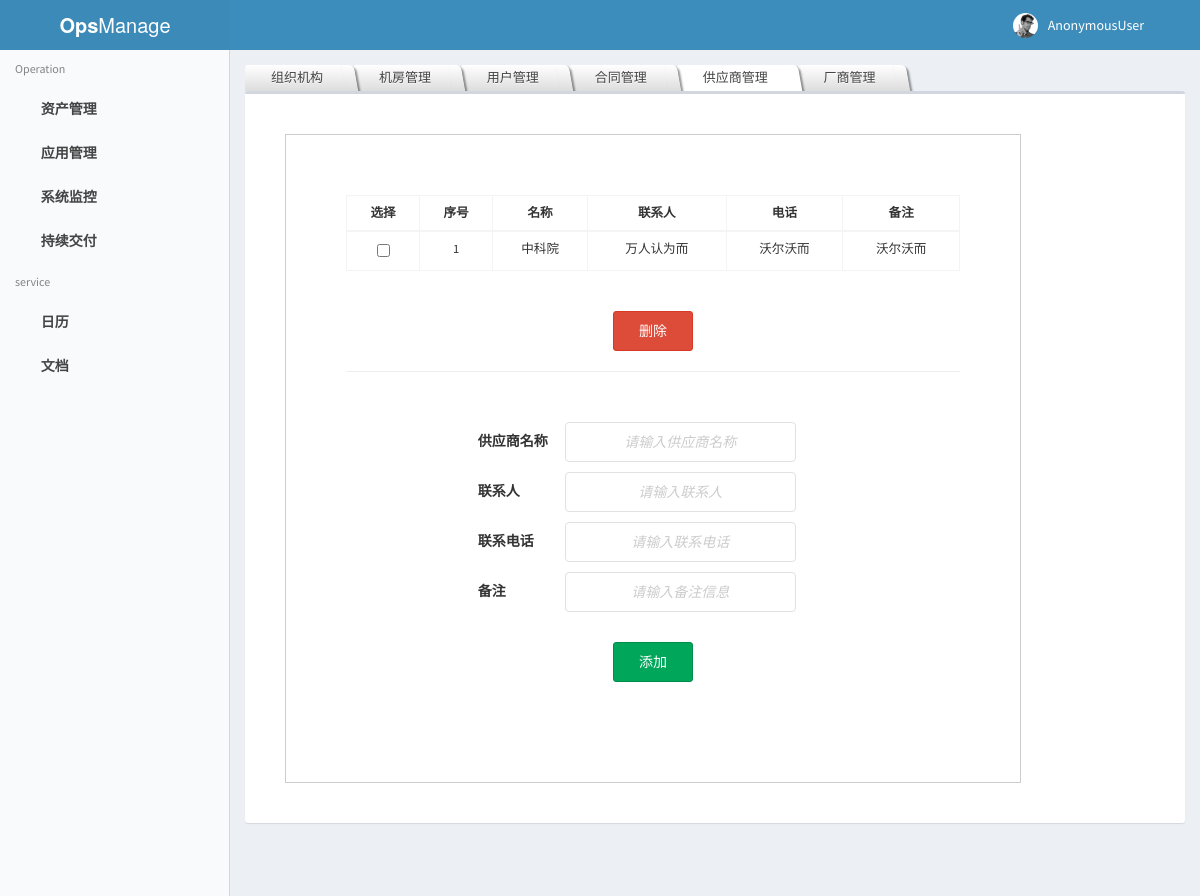
Screenshot of /cmdb/supplierManage with the database file from the repository.
### cmdb/models.py (models this page shows, shortened)
class Supplier(models.Model):
    supplier_name = models.CharField(max_length=64, unique=True, verbose_name='供应商名称')
    supplier_contacts = models.CharField(max_length=64, verbose_name='供应商联系人')
    supplier_phone = models.CharField(max_length=64, verbose_name='供应商电话')
    supplier_memo = models.CharField(max_length=64, blank=True, null=True, verbose_name='备注')
    class Meta:
        db_table = 'cmdb_supplier'
        verbose_name = '供应商'
        verbose_name_plural = verbose_name

### cmdb/views.py (the view)
def supplierManage(request):
    dsupplier = request.POST.getlist('delete_supplier')
    if len(dsupplier):
        for i in dsupplier:
            Supplier.objects.get(pk=i).delete()
    supplier = Supplier.objects.all()
    if request.user.is_superuser:
        Perm = 1
    else:
        Perm = 0
    context = {
        'USERNAME': str(request.user),
        'Perm': Perm,
        'supplier': supplier
    }
    return render(request, 'cmdb/basicData/supplierManage.html',context)

### templates/cmdb/basicData/supplierManage.html (shortened to what this page needs)
{% extends "base.html" %}
{% block css_block %}
    <link href="/static/dist/css/tab_css.css" type="text/css" rel="stylesheet">
    <link href="/static/css/form2.css" type="text/css" rel="stylesheet">
{% endblock css_block %}
{% block main_content %}
<ul  id="tabs">
    <li><a href="http://127.0.0.1:8000/cmdb/orgManage" >组织机构</a></li>
    <li><a href="http://127.0.0.1:8000/cmdb/idcManage" >机房管理</a></li>
    <li><a href="http://127.0.0.1:8000/cmdb/userManage" >用户管理</a></li>
    <li><a href="http://127.0.0.1:8000/cmdb/contractManage" >合同管理</a></li>
    <li id="selectedTab"><a href="http://127.0.0.1:8000/cmdb/supplierManage" >供应商管理</a></li>
    <li><a href="http://127.0.0.1:8000/cmdb/vendorManage" >厂商管理</a></li>
</ul>
<div class="row">
        <div class="col-xs-12">
            <div class="box">
                <div class="box-body">
                    <div id="supplierManage" >
                        <section id="getintouch">
                            <div class="container">
                                <form method="post" action="supplierManage">
                                    <table class="table table-bordered table-hover" style="font-size: 0.9em;">
                                        <thead>
                                        <tr>
                                            <th class="text-center">选择</th>
                                            <th class="text-center">序号</th>
                                            <th class="text-center">名称</th>
                                            <th class="text-center">联系人</th>
                                            <th class="text-center">电话</th>
                                            <th class="text-center">备注</th>
                                        </tr>
                                        </thead>
                                        <tbody>
                                        {% for i in supplier %}
                                            <tr>
                                                <td class="text-center"><input type="checkbox" name="delete_supplier" value="{{ i.pk }}"></td>
                                                <td class="text-center">{{ i.pk }}</td>
                                                <td class="text-center">{{ i.supplier_name }}</td>
                                                <td class="text-center">{{ i.supplier_contacts }}</td>
                                                <td class="text-center">{{ i.supplier_phone }}</td>
                                                <td class="text-center">{{ i.supplier_memo }}</td>
                                            </tr>
                                        {% endfor %}
                                        </tbody>
                                    </table>
                                    <div class="row  clearfix">
                                        <div class="span10 offset2" style="width: 100%">
                                            <input style="width: 80px;height: 40px;margin:0 auto;margin-top:20px;" type="submit"  class=" btn btn-block btn-danger " value="删除">
                                        </div>
                                    </div>
                                </form>
                                <hr>
                                <form class="contact" action="addSupplierSubmitM" method="post" id="form" style="padding: 30px;margin:0 auto;">
                                    <div class="row clearfix">
                                        <div class="ctrl" style="width: 60%;margin:0 auto;">
                                            <label>供应商名称</label>
                                            <input style="width: 66%;margin-left: 1em" type="text" name="name" placeholder="请输入供应商名称">
                                        </div>
                                    </div>
                                    <div class="row clearfix">
                                        <div class="ctrl"  style="width: 60%;margin:0 auto;">
                                            <label>联系人</label>
                                            <input style="width: 66%;margin-left: 3em" type="text" name="contact" placeholder="请输入联系人">
                                        </div>
                                    </div>
                                    <div class="row clearfix">
                                        <div class="ctrl"  style="width: 60%;margin:0 auto;">
                                            <label>联系电话</label>
                                            <input style="width: 66%;margin-left: 2em" type="text" name="phone" placeholder="请输入联系电话">
                                        </div>
                                    </div>
                                    <div class="row clearfix">
                                        <div class="ctrl"  style="width: 60%;margin:0 auto;">
                                            <label>备注</label>
                                            <input style="width: 66%;margin-left: 4em" type="text" name="memo" placeholder="请输入备注信息">
                                        </div>
                                    </div>
                                    <div class="row  clearfix">
                                        <div class="span10 offset2" style="width: 100%">
                                            <input style="width: 80px;height: 40px;margin:0 auto;margin-top:20px;" type="submit"  class="submit btn btn-block btn-success " value="添加">
                                        </div>
                                    </div>
                                </form>
                            </div>
                        </section>
                    </div>
                </div>
            </div>
        </div>
</div>
{% endblock main_content %}

### static/css/form2.css (style rules this page uses)
.container { padding:60px 60px 60px 60px;margin:30px 30px;background:#fff;border:1px solid #ccc;width:80%; }
.row { margin-bottom:10px; }
.clearfix { *zoom:1; }
.clearfix:before,.clearfix:after { display:table;content:"";line-height:0; }
.clearfix:after { clear:both; }
.contact label { line-height:30px; }
.contact input[type="text"],.contact input[type="date"],.contact select,.contact input[type="password"] { -webkit-box-sizing:border-box; -moz-box-sizing:border-box; box-sizing:border-box; border:1px solid #e1e1e1; box-shadow:none; width:90%; height:40px; padding:4px 6px; font-size:14px; line-height:20px; color:#555; -webkit-border-radius:4px; -moz-border-radius:4px; border-radius:4px; vertical-align:middle; text-align: center; }

### templates/cmdb/basicData/supplierManage.html (style rules this page uses)
#selectedTab a { background: white; }
#selectedTab a::after { background: white; }

### rows the page displays
Supplier: pk "1", supplier_name "中科院", supplier_contacts "万人认为而", supplier_phone "沃尔沃而", supplier_memo "沃尔沃而"

### other values shown
{{ USERNAME }} "AnonymousUser"
